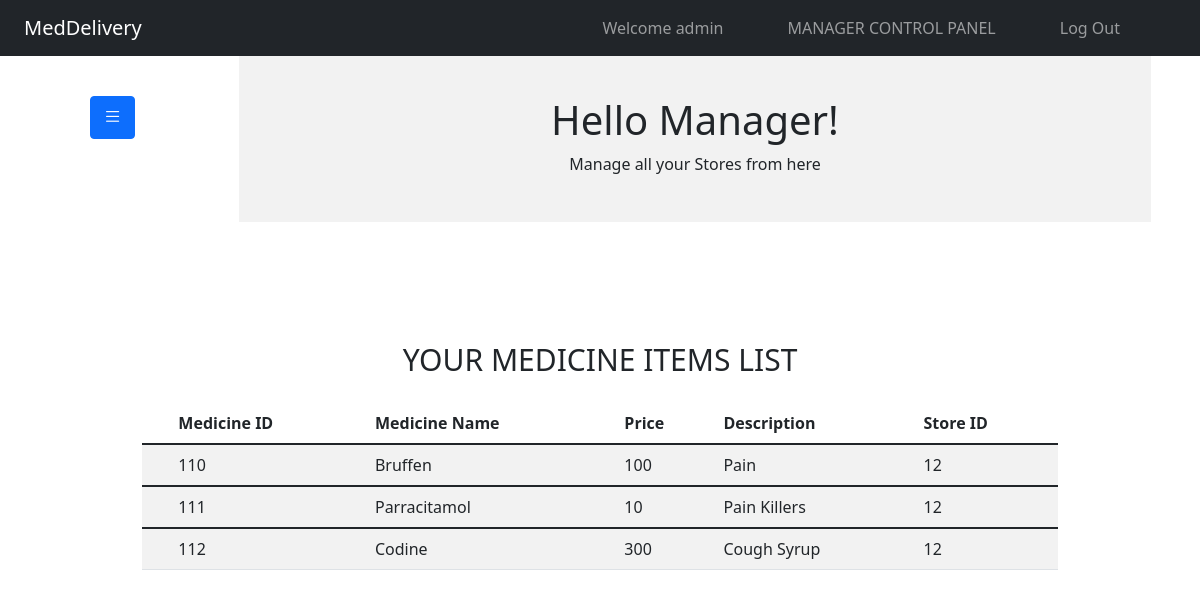
The app's page /view_meds_items.php (signed in) with its own data.
### tables this page shows
CREATE TABLE `drugs` (
  `D_ID` int(30) NOT NULL,
  `name` varchar(30) NOT NULL,
  `price` int(30) NOT NULL,
  `description` varchar(200) NOT NULL,
  `S_ID` int(30) NOT NULL,
  `images_path` varchar(200) NOT NULL,
  `options` varchar(10) NOT NULL DEFAULT 'ENABLE'
);

### view_meds_items.php (the view, shortened to what this page needs)
<?php
include('session_m.php');
require "./nav.php";
?>
<div class="container">
<div class="row">
    <div class="col-md-2 col-lg-2 mt-5 pt-5">
    <button class="btn btn-primary ms-5" type="button" data-bs-toggle="offcanvas" data-bs-target="#offcanvasWithBothOptions" aria-controls="offcanvasWithBothOptions"><i class="bi bi-list" style="font-size:larger"></i></button>
    </div>
    <div class="col-md-10 col-lg-10 jumbotron mt-5 pt-5">
     <h1>Hello Manager! </h1>
     <p>Manage all your Stores from here</p>
    </div>
  </div>
    </div>
<div class="container">
    <div class="col-xs-3  pt-5 mt-5" style="text-align: center;">
    </div>
    <div class="col-xs-9">
      <div class="form-area" style="padding: 0px 100px 100px 100px;">
        <form action="" method="POST">
        <br style="clear: both">
          <h3 style="margin-bottom: 25px; text-align: center; font-size: 30px;"> YOUR MEDICINE ITEMS LIST </h3>
<?php
$user_check=$_SESSION['login_user1'];
$sql = "SELECT * FROM DRUGS d WHERE d.S_ID IN (SELECT s.S_ID FROM stores s WHERE s.M_ID='$user_check')AND options='ENABLE' ORDER BY D_ID";
$result = mysqli_query($conn, $sql);
if (mysqli_num_rows($result) > 0)
{
  ?>
  <table class="table table-striped">
    <thead class="thead-dark">
      <tr>
        <th>  </th>
        <th> Medicine ID </th>
        <th> Medicine Name </th>
        <th> Price </th>
        <th> Description </th>
        <th> Store ID </th>
      </tr>
    </thead>
    <?PHP
      while($row = mysqli_fetch_assoc($result)){
    ?>
  <tbody>
    <tr>
      <td> <span class="glyphicon glyphicon-menu-right"></span> </td>
      <td><?php echo $row["D_ID"]; ?></td>
      <td><?php echo $row["name"]; ?></td>
      <td><?php echo $row["price"]; ?></td>
      <td><?php echo $row["description"]; ?></td>
      <td><?php echo $row["S_ID"]; ?></td>
    </tr>
  </tbody>
  <?php } ?>
  </table>
    <br>
  <?php } else { ?>
  <h4><center>0 RESULTS</center> </h4>
  <?php } ?>
        </form>
        </div>
    </div>
</div>
<br>
<br>
<br>
<br>
<?php include 'footer.php';?>

### css/styles.css (style rules this page uses)
table { border-collapse: collapse; width: 100%; }
th, td { text-align: left; padding: 8px; }
.jumbotron { background-color:#f2f2f2; text-align: center; width: 80%; margin: auto; padding: 30px; }

### records on screen
drugs: D_ID "110", name "Bruffen", price "100", description "Pain", S_ID "12"
drugs: D_ID "111", name "Parracitamol", price "10", description "Pain Killers", S_ID "12"
drugs: D_ID "112", name "Codine", price "300", description "Cough Syrup", S_ID "12"

### other values on screen
$_SESSION['login_user1'] "admin"
